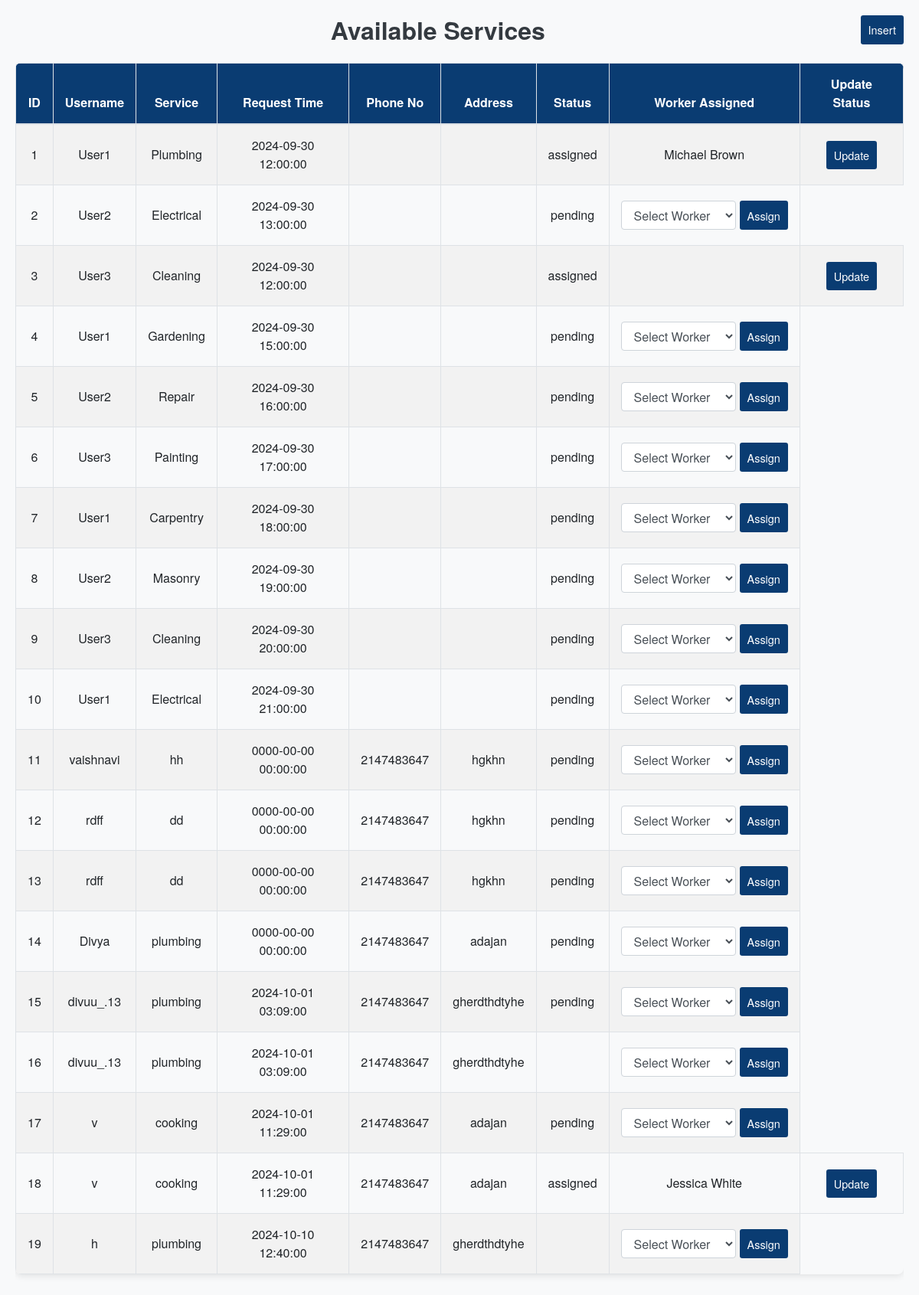
Screenshot of /Admin_penal/Appointment.php with the database file from the repository.
### tables this page shows
CREATE TABLE `user_requested_tasks` (
  `id` int(11) NOT NULL,
  `username` varchar(255) NOT NULL,
  `service_type` varchar(255) NOT NULL,
  `request_time` datetime NOT NULL,
  `created_at` timestamp NOT NULL DEFAULT current_timestamp(),
  `phoneno` int(11) DEFAULT NULL,
  `address` varchar(50) DEFAULT NULL,
  `status` enum('pending','assigned') DEFAULT NULL,
  `worker_id` int(11) DEFAULT NULL
);

CREATE TABLE `workers` (
  `id` int(11) NOT NULL,
  `name` varchar(100) NOT NULL,
  `email` varchar(100) NOT NULL,
  `phone` varchar(15) NOT NULL,
  `status` enum('available','unavailable') NOT NULL DEFAULT 'available'
);

### Admin_penal/Appointment.php (the view, shortened to what this page needs)
<?php
include('db_connect.php');
$result = mysqli_query($conn, "
    SELECT ur.*, w.name AS worker_name
    FROM user_requested_tasks ur
    LEFT JOIN workers w ON ur.worker_id = w.id
");
echo "<!DOCTYPE html>
<html lang='en'>
<head>
    <meta charset='UTF-8'>
    <meta name='viewport' content='width=device-width, initial-scale=1.0'>
    <title>Appointment Requests</title>
    <link href='https://maxcdn.bootstrapcdn.com/bootstrap/4.5.2/css/bootstrap.min.css' rel='stylesheet'>
    <style>
        body {
            background-color: #f8f9fa;
            font-family: 'Helvetica Neue', Arial, sans-serif;
            color: #333;
            margin: 20px;
        }
        .hover-heading:hover {
            color: #0664c9;
            cursor: pointer;
            transform: translateY(-3px);
        }
        h2 {
            color: #343a40;
            margin-bottom: 0;
            font-size: 2rem;
            font-weight: 700;
            text-align: center;
        }
        .table {
            border-radius: 0.5rem;
            overflow: hidden;
            box-shadow: 0 2px 10px rgba(0, 0, 0, 0.1);
        }
        .table th {
            background-color: #0a3c72;
            color: white;
            text-align: center;
            padding: 15px;
        }
        .table th, .table td {
            padding: 15px;
            vertical-align: middle;
            text-align: center;
        }
        .table-striped tbody tr:nth-of-type(odd) {
            background-color: #f2f2f2;
        }
        .table-hover tbody tr:hover {
            background-color: #e2e6ea;
        }
        .btn {
            padding: 8px 10px; /* Reduced padding for smaller buttons */
            transition: background-color 0.3s ease;
            font-size: 0.9rem; /* Smaller font size for buttons */
        }
        .btn-primary {
            background-color: #0a3c72;
            border: none;
        }
        .btn-primary:hover {
            background-color: #0056b3;
        }
        .alert {
            margin-top: 20px;
            font-size: 1.2rem;
        }
        .form-inline {
            display: flex;
            justify-content: center; /* Center align the form elements */
            align-items: center; /* Center vertically */
        }
        .form-inline .form-control {
            margin-right: 5px; /* Space between dropdown and button */
            width: 150px; /* Set a fixed width for the dropdown */
            min-width: 100px; /* Minimum width to avoid it being too small */
        }
    </style>
</head>
<body>";
echo "<div class='d-flex justify-content-between align-items-center mb-4'>
<h2 class='hover-heading text-center flex-grow-1'>Available Services</h2>
<a href='form.php' class='btn btn-primary btn-sm'>Insert</a>
</div>";
echo "<div class='table-responsive'>
        <table class='table table-bordered table-striped table-hover'>
            <thead>
                <tr>
                    <th>ID</th>
                    <th>Username</th>
                    <th>Service</th>
                    <th>Request Time</th>
                    <th>Phone No</th>
                    <th>Address</th>
                    <th>Status</th>
                    <th>Worker Assigned</th>
                    <th>Update Status</th>
                </tr>
            </thead>
            <tbody>";
while ($row = mysqli_fetch_assoc($result)) {
    echo "<tr>";
    echo "<td>{$row['id']}</td>";
    echo "<td>{$row['username']}</td>";
    echo "<td>{$row['service_type']}</td>";
    echo "<td>{$row['request_time']}</td>";
    echo "<td>{$row['phoneno']}</td>";
    echo "<td>{$row['address']}</td>";
    echo "<td>{$row['status']}</td>";
    if ($row['status'] === 'assigned') {
        echo "<td>{$row['worker_name']}</td>";
        echo "<td>
                <form action='update_status.php' method='POST'>
                    <input type='hidden' name='request_id' value='{$row['id']}'>
                    <button type='submit' class='btn btn-primary btn-sm'>Update</button>
                </form>
              </td>";
    } else {
        echo "<td>
                <form action='assign_worker.php' method='POST' class='form-inline'>
                    <input type='hidden' name='request_id' value='{$row['id']}'>
                    <input type='hidden' name='requested_time' value='{$row['request_time']}'>
                    <div class='d-flex'>
                        <select name='worker_id' class='form-control'>
                            <option value=''>Select Worker</option>";
        echo "      </select>
                        <button type='submit' class='btn btn-primary btn-sm'>Assign</button>
                    </div>
                </form>
              </td>";
    }
    echo "</tr>";
}
echo "</tbody></table></div>";
echo "</body></html>";
?>

### Admin_penal/Appointment.php (style rules this page uses)
body { background-color: #f8f9fa; font-family: 'Helvetica Neue', Arial, sans-serif; color: #333; margin: 20px; }
h2 { color: #343a40; margin-bottom: 0; font-size: 2rem; font-weight: 700; text-align: center; }
.table { border-radius: 0.5rem; overflow: hidden; box-shadow: 0 2px 10px rgba(0, 0, 0, 0.1); }
.table th { background-color: #0a3c72; color: white; text-align: center; padding: 15px; }
.table th, .table td { padding: 15px; vertical-align: middle; text-align: center; }
.table-striped tbody tr:nth-of-type(odd) { background-color: #f2f2f2; }
.btn { padding: 8px 10px; transition: background-color 0.3s ease; font-size: 0.9rem; }
.btn-primary { background-color: #0a3c72; border: none; }
.form-inline { display: flex; justify-content: center; align-items: center; }
.form-inline .form-control { margin-right: 5px; width: 150px; min-width: 100px; }

### rows the page displays
user_requested_tasks: id "1", username "User1", service_type "Plumbing", request_time "2024-09-30 12:00:00", status "assigned", worker.name "Michael Brown"
user_requested_tasks: id "2", username "User2", service_type "Electrical", request_time "2024-09-30 13:00:00", status "pending"
user_requested_tasks: id "3", username "User3", service_type "Cleaning", request_time "2024-09-30 12:00:00", status "assigned"
user_requested_tasks: id "4", username "User1", service_type "Gardening", request_time "2024-09-30 15:00:00", status "pending"
user_requested_tasks: id "5", username "User2", service_type "Repair", request_time "2024-09-30 16:00:00", status "pending"
user_requested_tasks: id "6", username "User3", service_type "Painting", request_time "2024-09-30 17:00:00", status "pending"
user_requested_tasks: id "7", username "User1", service_type "Carpentry", request_time "2024-09-30 18:00:00", status "pending"
user_requested_tasks: id "8", username "User2", service_type "Masonry", request_time "2024-09-30 19:00:00", status "pending"
user_requested_tasks: id "9", username "User3", service_type "Cleaning", request_time "2024-09-30 20:00:00", status "pending"
user_requested_tasks: id "10", username "User1", service_type "Electrical", request_time "2024-09-30 21:00:00", status "pending"
user_requested_tasks: id "11", username "vaishnavi", service_type "hh", request_time "0000-00-00 00:00:00", phoneno "2147483647", address "hgkhn", status "pending"
user_requested_tasks: id "12", username "rdff", service_type "dd", request_time "0000-00-00 00:00:00", phoneno "2147483647", address "hgkhn", status "pending"
user_requested_tasks: id "13", username "rdff", service_type "dd", request_time "0000-00-00 00:00:00", phoneno "2147483647", address "hgkhn", status "pending"
user_requested_tasks: id "14", username "Divya", service_type "plumbing", request_time "0000-00-00 00:00:00", phoneno "2147483647", address "adajan", status "pending"
user_requested_tasks: id "15", username "divuu_.13", service_type "plumbing", request_time "2024-10-01 03:09:00", phoneno "2147483647", address "gherdthdtyhe", status "pending"
user_requested_tasks: id "16", username "divuu_.13", service_type "plumbing", request_time "2024-10-01 03:09:00", phoneno "2147483647", address "gherdthdtyhe"
user_requested_tasks: id "17", username "v", service_type "cooking", request_time "2024-10-01 11:29:00", phoneno "2147483647", address "adajan", status "pending"
user_requested_tasks: id "18", username "v", service_type "cooking", request_time "2024-10-01 11:29:00", phoneno "2147483647", address "adajan", status "assigned", worker.name "Jessica White"
user_requested_tasks: id "19", username "h", service_type "plumbing", request_time "2024-10-10 12:40:00", phoneno "2147483647", address "gherdthdtyhe"
